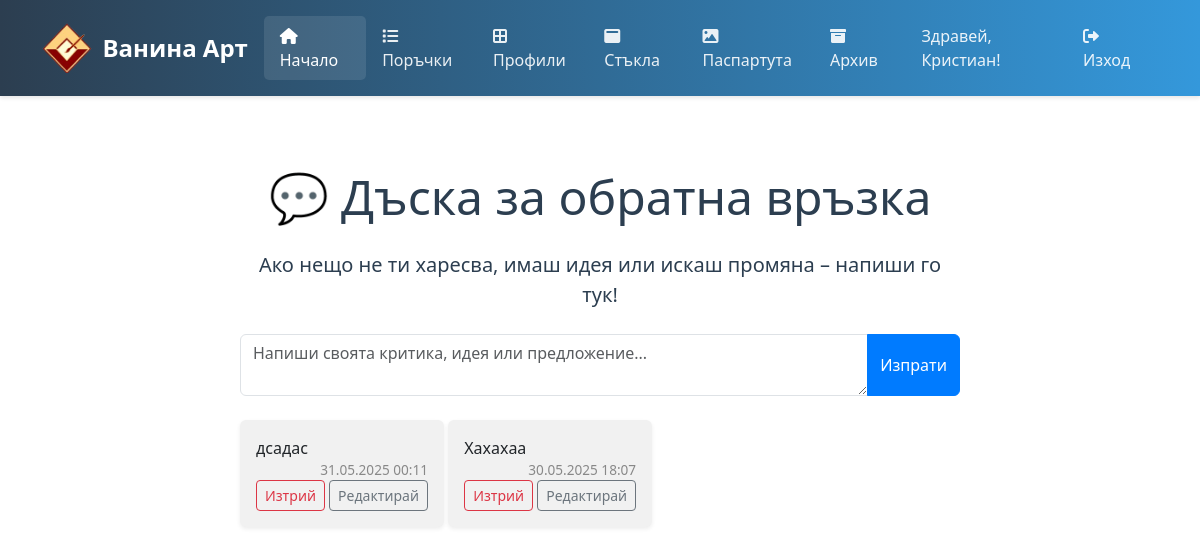
The page / (signed in) on the database its author committed.
### tables this page shows
CREATE TABLE users (
            id INTEGER PRIMARY KEY AUTOINCREMENT,
            username TEXT UNIQUE NOT NULL,
            email TEXT UNIQUE NOT NULL,
            password_hash TEXT NOT NULL,
            is_verified BOOLEAN DEFAULT 0,
            created_at TIMESTAMP DEFAULT CURRENT_TIMESTAMP
        );

CREATE TABLE feedback (
            id INTEGER PRIMARY KEY AUTOINCREMENT,
            message TEXT NOT NULL,
            created_at TIMESTAMP DEFAULT CURRENT_TIMESTAMP
        );

### app.py (the view)
@app.route('/')
@login_required
def home():
    conn = get_db_connection()
    feedbacks = conn.execute('SELECT * FROM feedback ORDER BY created_at DESC').fetchall()
    conn.close()
    feedbacks_list = []
    bulgaria_tz = pytz.timezone('Europe/Sofia')
    for fb in feedbacks:
        feedback_dict = dict(fb)
        dt = datetime.strptime(feedback_dict['created_at'], '%Y-%m-%d %H:%M:%S')
        dt = dt.replace(tzinfo=timezone.utc)
        local_dt = dt.astimezone(bulgaria_tz)
        feedback_dict['formatted_time'] = local_dt.strftime('%d.%m.%Y %H:%M')
        feedbacks_list.append(feedback_dict)
    return render_template('home.html', feedbacks=feedbacks_list)

### app.py (called while the page is built)
@login_manager.user_loader
def load_user(user_id):
    return User.get(user_id)

@app.before_request
def initialize_database():
    global db_initialized
    if not db_initialized:
        init_db()
        db_initialized = True

### database.py (called while the page is built)
def get_db_connection():
    conn = sqlite3.connect('database.db')
    conn.row_factory = sqlite3.Row
    return conn

### models.py (called while the page is built)
    @staticmethod
    def get(user_id):
        conn = get_db_connection()
        user = conn.execute('SELECT * FROM users WHERE id = ?', (user_id,)).fetchone()
        conn.close()
        if user:
            return User(user['id'], user['username'], user['email'],
                       user['password_hash'], user['is_verified'])
        return None

### templates/home.html (shortened to what this page needs)
{% extends "base.html" %}
{% block content %}
<div class="container py-5">
    <div class="row justify-content-center">
        <div class="col-lg-8 text-center">
            <h1 class="display-5 mb-4">💬 Дъска за обратна връзка</h1>
            <p class="lead mb-4">Ако нещо не ти харесва, имаш идея или искаш промяна – напиши го тук!</p>
            <form method="post" action="{{ url_for('submit_feedback') }}" class="mb-4">
                <div class="input-group">
                    <textarea class="form-control" name="message" rows="2" maxlength="300" placeholder="Напиши своята критика, идея или предложение..." required></textarea>
                    <button class="btn btn-primary" type="submit">Изпрати</button>
                </div>
            </form>
            <div class="feedback-bubbles mt-4 text-start">
                {% for fb in feedbacks %}
                    <div class="bubble mb-2 p-3 rounded shadow-sm" style="background: #f1f1f1; display: inline-block; max-width: 80%;">
                        <span style="white-space: pre-line;" id="msg-{{ fb['id'] }}">{{ fb['message'] }}</span>
                        <div class="text-end" style="font-size: 0.85em; color: #888;">{{ fb['formatted_time'] }}</div>
                        <form method="post" action="{{ url_for('delete_feedback', feedback_id=fb['id']) }}" style="display:inline;">
                            <button type="submit" class="btn btn-sm btn-outline-danger" onclick="return confirm('Сигурни ли сте, че искате да изтриете тази обратна връзка?')">Изтрий</button>
                        </form>
                        <button class="btn btn-sm btn-outline-secondary" onclick="toggleEdit({{ fb['id'] }})">Редактирай</button>
                    </div>
                {% else %}
                    <div class="text-muted">Все още няма обратна връзка. Бъди първият!</div>
                {% endfor %}
            </div>
        </div>
    </div>
</div>
{% endblock %}

### templates/base.html (shortened to what this page needs)
<!DOCTYPE html>
<html lang="bg">
<head>
    <link href="https://cdn.jsdelivr.net/npm/bootstrap@5.3.0/dist/css/bootstrap.min.css" rel="stylesheet">
    <link href="https://cdnjs.cloudflare.com/ajax/libs/font-awesome/6.0.0/css/all.min.css" rel="stylesheet">
    <link href="{{ url_for('static', filename='css/glasses.css') }}" rel="stylesheet">
    {% block styles %}
    <link rel="stylesheet" href="{{ url_for('static', filename='css/interface.css') }}">
    {% endblock %}
</head>
<body>
    <nav class="navbar navbar-expand-lg navbar-dark">
        <div class="container">
            <a class="navbar-brand d-flex align-items-center" href="{{ url_for('home') }}">
                <img src="{{ url_for('static', filename='Logo.jpg') }}" alt="Vanina Art Logo">
                <span>Ванина Арт</span>
            </a>
            <div class="collapse navbar-collapse" id="navbarNav">
                <ul class="navbar-nav ms-auto">
                    <li class="nav-item">
                        <a class="nav-link {% if request.endpoint == 'home' %}active{% endif %}" href="{{ url_for('home') }}">
                            <i class="fas fa-home"></i> Начало
                        </a>
                    </li>
                    <li class="nav-item">
                        <a class="nav-link {% if request.endpoint == 'interface' %}active{% endif %}" href="{{ url_for('interface') }}">
                            <i class="fas fa-list"></i> Поръчки
                        </a>
                    </li>
                    <li class="nav-item">
                        <a class="nav-link {% if request.endpoint == 'profiles' %}active{% endif %}" href="{{ url_for('profiles') }}">
                            <i class="fas fa-border-all"></i> Профили
                        </a>
                    </li>
                    <li class="nav-item">
                        <a class="nav-link {% if request.endpoint == 'glasses' %}active{% endif %}" href="{{ url_for('glasses') }}">
                            <i class="fas fa-window-maximize"></i> Стъкла
                        </a>
                    </li>
                    <li class="nav-item">
                        <a class="nav-link {% if request.endpoint == 'passepartouts' %}active{% endif %}" href="{{ url_for('passepartouts') }}">
                            <i class="fas fa-image"></i> Паспартута
                        </a>
                    </li>
                    {% if current_user.is_authenticated and current_user.is_admin_email %}
                    <li class="nav-item">
                        <a class="nav-link {% if request.endpoint == 'archives' %}active{% endif %}" href="{{ url_for('archives') }}">
                            <i class="fas fa-archive"></i> Архив
                        </a>
                    </li>
                    {% endif %}
                    {% if current_user.is_authenticated %}
                        <li class="nav-item">
                            <span class="nav-link">Здравей, {{ current_user.username }}!</span>
                        </li>
                        <li class="nav-item">
                            <a class="nav-link" href="{{ url_for('logout') }}">
                                <i class="fas fa-sign-out-alt"></i> Изход
                            </a>
                        </li>
                    {% endif %}
                </ul>
            </div>
        </div>
    </nav>
    <div class="container mt-4">
        {% block content %}{% endblock %}
    </div>
</body>
</html>

### static/css/glasses.css (style rules this page uses)
.navbar-brand { font-size: 1.5rem; font-weight: bold; }
.navbar { background: linear-gradient(to right, #2c3e50, #3498db) !important; padding: 1rem 0; box-shadow: 0 2px 4px rgba(0,0,0,0.1); }
.navbar-brand img { height: 50px; margin-right: 10px; }
.nav-link { color: rgba(255,255,255,0.9) !important; font-weight: 500; padding: 0.5rem 1rem !important; transition: all 0.3s ease; }
.nav-link.active { color: #fff !important; background: rgba(255,255,255,0.1); border-radius: 5px; }
.nav-link i { margin-right: 5px; }
h1, .lead { color: #2c3e50; }
p { color: #7f8c8d; }

### static/css/interface.css (style rules this page uses)
.btn-primary { background-color: #007bff; border-color: #007bff; }
.btn-outline-danger { color: #dc3545; border-color: #dc3545; }
body, html { overflow-x: hidden; }

### rows shown on the page
users: username "Кристиан"
feedback: message "дсадас", formatted_time "31.05.2025 00:11"
feedback: message "Хахахаа", formatted_time "30.05.2025 18:07"
